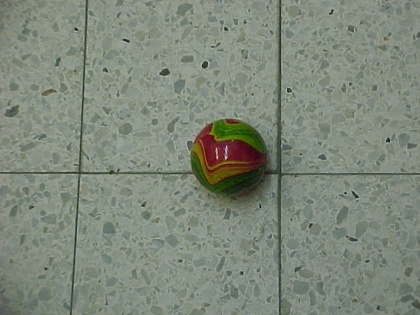
%> input picture matlab_code/Training Set/MVC-001F.JPG, 420 x 315 px, shrunk from 640 x 480 before the run; its folder holds only this picture in this run
$ octave scan_folder.m   (GNU Octave 9; MATLAB toolbox functions it lacks are replaced by stand-ins)
%> lines starting %> are read from the running program, lines starting %| are printed output that depends on the picture
### matlab_code/feature_extraction/scan_image.m
function [feature_vectors] = scan_image(img_path, scan_settings)
%> called with img_path = '..\Training Set/MVC-001F.JPG'
%SCAN_IMAGE scans image and extracts features from circle-shaped regions
%   scan_settings - describes how to scan the region


t1 = tic;
[~, filename, ~] = fileparts(img_path);

if(scan_settings.draw_circles)
    numPoints=100; %Number of points making up the drawn circle
end

feature_vectors = [];

img = imread(img_path);
%> img is the input picture: size 315x420x3 uint8; mean R, G, B 126.7, 136.1, 122.3

I = rgb2gray(img);
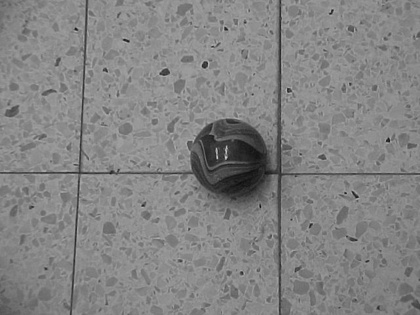
%> I: size 315x420 uint8; min 14, max 207, mean 131.7
I = medfilt2(I,[5 5]);
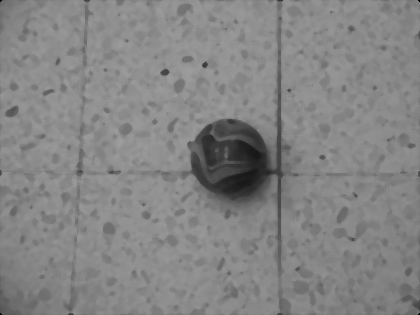
%> I: size 315x420 uint8; min 0, max 157, mean 132.4

% pretty good settings (mediocre fit in ~3 samples):
% circles = cv.HoughCircles(I, ...
%                           'MinRadius', scan_settings.radius_range(1), 'MaxRadius', scan_settings.radius_range(end), ...
%                           'MinDist', 5, ...
%                           'Param2', 25);

% far too many circles, great fit. didn't find 2 samples
% circles = cv.HoughCircles(I, ...
%                           'MinRadius', scan_settings.radius_range(1), 'MaxRadius', scan_settings.radius_range(end), ...
%                           'MinDist', 2, ...
%                           'Param2', 30);

% circles = cv.HoughCircles(I, ...
%                           'MinRadius', scan_settings.radius_range(1), 'MaxRadius', scan_settings.radius_range(end), ...
%                           'MinDist', 5, ...
%                           'Param2', 30);

% selected
%> the run ends on the next line
circles = cv.HoughCircles(I, ...
                          'MinRadius', scan_settings.radius_range(1), 'MaxRadius', scan_settings.radius_range(end), ...
                          'MinDist', 3, ...
                          'Param2', 35);

% circles = cv.HoughCircles(I, ...
%                           'MinRadius', scan_settings.radius_range(1), 'MaxRadius', scan_settings.radius_range(end), ...
%                           'MinDist', 3, ...
%                           'Param2', 40);

for c=1:length(circles)
%     num = 2;
    feature_vectors = vertcat(feature_vectors, [circles{c}(1) circles{c}(2) circles{c}(3)] );
end

% [79 lines of commented-out code are left out]

t2 = toc(t1);
fprintf('%s - total scan time: %3.2f\n', filename, t2);

end

### matlab_code/feature_extraction/scan_folder.m
% % close all;
% % clc;
% % clear variables;
% %
%
% scan settings
scan_settings.suppression_alpha = 1;
scan_settings.color_edge = true;
scan_settings.draw_circles = false;
scan_settings.apply_histeq = false;
% this portion of the circle's circumference is good enough for detection
scan_settings.circle_detection_th = 0.3;
scan_settings.radius_range = 20:10:200;
scan_settings.use_GT = false;

load('..\balls_GT.mat');
scan_settings.use_GT = true;
scan_settings.GT = balls_GT;

% labeling settings
labeling_settings.draw_best_match = false;
labeling_settings.positive_label_th = 0.7;
labeling_settings.negative_label_th = 0;

scan_dir = '..\Training Set';
search_mask = [scan_dir '\*.JPG'];
file_list = dir(search_mask);
FV_DB = cell(length(file_list),1);

% scan directory
for img_num=1:length(file_list)
    img_path = fullfile(scan_dir,file_list(img_num).name);
%     img_path = '..\Training Set\MVC-019F.JPG';
    [img_feature_vectors] = scan_image(img_path, scan_settings);
